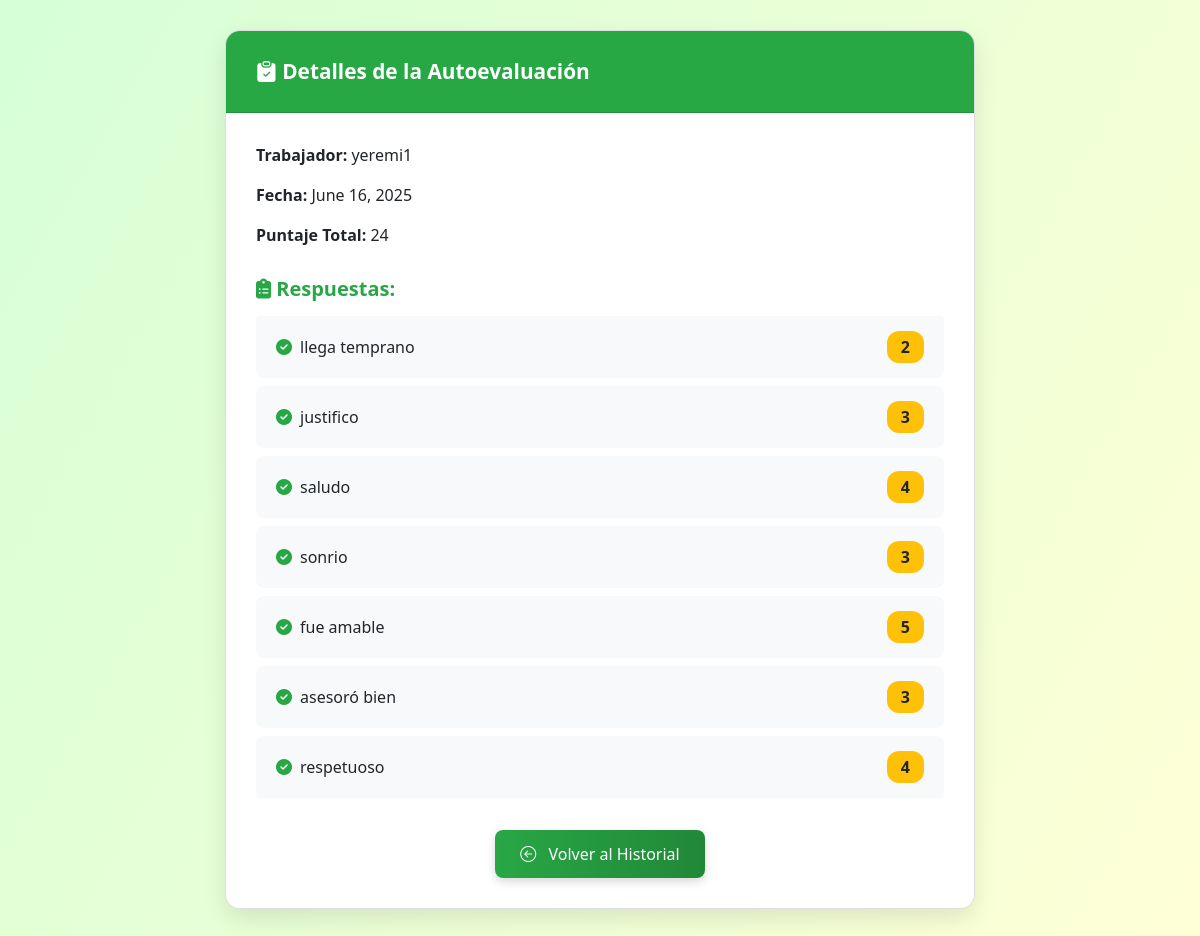
/evaluacion/AUTO/48/, run on the app's committed database.
### core/models.py (models this page shows, shortened)
class AutoevaluacionTrabajador(models.Model):
    trabajador = models.ForeignKey(settings.AUTH_USER_MODEL, on_delete=models.CASCADE, related_name='autoevaluaciones')
    fecha = models.DateField(auto_now_add=True)
    fecha_creacion = models.DateTimeField(default=timezone.now)
    @property
    def puntaje_total(self):
        return sum(r.puntaje for r in self.respuestas.all())

class Usuario(AbstractUser):
    def __str__(self):
        return self.username  # Representación del objeto Usuario, devuelve solo el nombre de usuario.

class RespuestaAutoevaluacionTrabajador(models.Model):
    autoevaluacion = models.ForeignKey(AutoevaluacionTrabajador, related_name='respuestas', on_delete=models.CASCADE)
    indicador = models.ForeignKey(Indicador, on_delete=models.CASCADE)
    VALORACION_CHOICES = [(i, str(i)) for i in range(1, 6)]
    valoracion = models.PositiveSmallIntegerField(choices=VALORACION_CHOICES, default=3)
    puntaje = models.PositiveIntegerField(default=0)

class Indicador(models.Model):
    nombre = models.CharField(max_length=100)
    descripcion = models.TextField(blank=True, null=True)
    criterio = models.ForeignKey(
    Criterio,
    on_delete=models.CASCADE,
    related_name='indicadores'
)
    max_puntaje = models.IntegerField(default=5)

### core/views.py (the view)
# urls.py: path('evaluacion/<str:tipo>/<int:id>/', views.ver_evaluacion, name='ver_evaluacion'),
def ver_evaluacion(request, tipo, id):
    try:
        if tipo == 'AUTO':
            evaluacion = AutoevaluacionTrabajador.objects.get(id=id)
        elif tipo == 'TRAB':
            evaluacion = EvaluacionTrabajador.objects.get(id=id)
        elif tipo == 'CLIE':
            evaluacion = EvaluacionVenta.objects.get(id=id)
        else:
            return HttpResponse("Tipo de evaluación no válido", status=400)
        return render(request, 'ver_evaluacion.html', {'evaluacion': evaluacion, 'tipo': tipo})
    except (AutoevaluacionTrabajador.DoesNotExist, EvaluacionTrabajador.DoesNotExist, EvaluacionVenta.DoesNotExist):
        raise Http404(f"Evaluación no encontrada: No {tipo} con ID {id}")

### templates/ver_evaluacion.html (shortened to what this page needs)
{% load static %}
<!DOCTYPE html>
<html lang="es">
<head>
    <link rel="stylesheet"
          href="https://cdn.jsdelivr.net/npm/bootstrap@4.6.2/dist/css/bootstrap.min.css">
    <link rel="stylesheet"
          href="https://cdnjs.cloudflare.com/ajax/libs/font-awesome/6.5.0/css/all.min.css">
    <link rel="stylesheet"
          href="https://cdn.jsdelivr.net/npm/bootstrap-icons@1.10.5/font/bootstrap-icons.css">
</head>
<body>
<div class="card card-evaluacion">
    <div class="card-header">
        <i class="bi bi-clipboard-check-fill"></i>
        {% if tipo == 'AUTO' %}
            Detalles de la Autoevaluación
        {% elif tipo == 'TRAB' %}
            Detalles de la Evaluación del Trabajador
        {% elif tipo == 'CLIE' %}
            Detalles de la Evaluación del Cliente
        {% else %}
            Evaluación
        {% endif %}
    </div>
    <div class="card-body">
        {% if tipo == 'AUTO' %}
            <p><strong>Trabajador:</strong> {{ evaluacion.trabajador }}</p>
            <p><strong>Fecha:</strong> {{ evaluacion.fecha }}</p>
            <p><strong>Puntaje Total:</strong> {{ evaluacion.puntaje_total }}</p>
            <h5 class="respuestas-titulo"><i class="fas fa-clipboard-list"></i> Respuestas:</h5>
            <ul class="list-group">
                {% for r in evaluacion.respuestas.all %}
                    <li class="list-group-item d-flex justify-content-between align-items-center">
                        <span class="item-label"><i class="fas fa-check-circle"></i> {{ r.indicador.nombre }}</span>
                        <span class="badge badge-eval">{{ r.valoracion }}</span>
                    </li>
                {% empty %}
                    <li class="list-group-item text-muted">No hay respuestas registradas.</li>
                {% endfor %}
            </ul>
        {% else %}
            <p class="text-danger">No se reconoce el tipo de evaluación.</p>
        {% endif %}
        <div class="text-center mt-4">
            <a href="{% url 'historial_evaluaciones' %}" class="btn btn-volver">
                <i class="bi bi-arrow-left-circle mr-2"></i> Volver al Historial
            </a>
        </div>
    </div>
</div>
</body>
</html>

### templates/ver_evaluacion.html (style rules this page uses)
body { background: linear-gradient(120deg, #d6ffd7, #ffffd6); min-height: 100vh; font-family: 'Segoe UI', sans-serif; display: flex; align-items: center; justify-content: center; padding: 30px; }
.card-evaluacion { width: 100%; max-width: 750px; border-radius: 15px; box-shadow: 0 10px 25px rgba(0, 0, 0, 0.1); overflow: hidden; animation: fadeIn 0.5s ease-in-out; }
.card-header { background-color: #28a745; color: white; padding: 25px 30px; font-size: 1.3rem; font-weight: bold; }
.card-body { padding: 30px; background-color: white; }
.respuestas-titulo { color: #28a745; font-weight: 600; margin-top: 30px; margin-bottom: 15px; }
.list-group-item { background-color: #f8f9fa; border: none; margin-bottom: 8px; border-radius: 8px; padding: 15px 20px; transition: all 0.2s ease-in-out; }
.badge-eval { background: #ffc107; color: #212529; font-size: 1rem; padding: 8px 14px; border-radius: 12px; }
.item-label { font-weight: 500; display: flex; align-items: center; }
.item-label i { margin-right: 8px; color: #28a745; }
.btn-volver { background: linear-gradient(to right, #28a745, #218838); color: white; border: none; padding: 12px 25px; font-size: 1rem; border-radius: 8px; transition: background 0.3s ease, transform 0.2s ease; box-shadow: 0 4px 10px rgba(0, 0, 0, 0.15); }

### data on the page
AutoevaluacionTrabajador: trabajador "yeremi1", fecha "June 16, 2025", puntaje_total "24"
RespuestaAutoevaluacionTrabajador: indicador.nombre "llega temprano", valoracion "2"
RespuestaAutoevaluacionTrabajador: indicador.nombre "justifico", valoracion "3"
RespuestaAutoevaluacionTrabajador: indicador.nombre "saludo", valoracion "4"
RespuestaAutoevaluacionTrabajador: indicador.nombre "sonrio", valoracion "3"
RespuestaAutoevaluacionTrabajador: indicador.nombre "fue amable", valoracion "5"
RespuestaAutoevaluacionTrabajador: indicador.nombre "asesoró bien", valoracion "3"
RespuestaAutoevaluacionTrabajador: indicador.nombre "respetuoso", valoracion "4"
